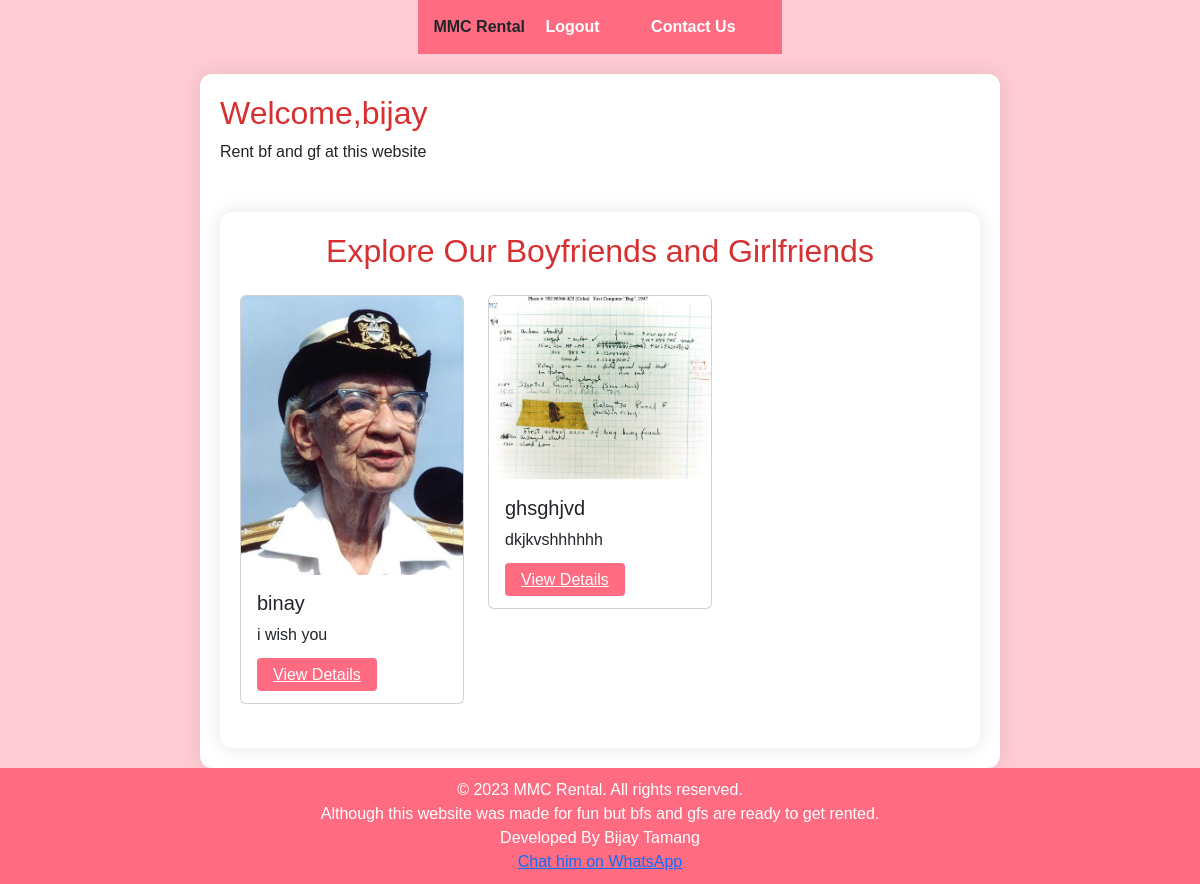
The app's page / (signed in) with its own data.
### mmc_rental/models.py (models this page shows, shortened)
class RentalBoyfriendAndGirlfriend(models.Model):
    GENDER_CHOICES = [
        ('M', 'Male'),
        ('F', 'Female'),
    ]
    id = models.AutoField(primary_key=True)
    name = models.CharField(max_length=100)
    gender = models.CharField(max_length=1, choices=GENDER_CHOICES)
    bio = models.TextField(blank=True)
    profile_pic = models.ImageField(upload_to='profile_pics/', blank=True, null=True)
    phone_number = models.CharField(max_length=15, blank=True, null=True)
    price = models.TextField(blank=True)

### mmc_rental/views.py (the view)
# urls.py: path('', views.index, name='index'),
@login_required(login_url='login')
def index(request):
    boyfriends = RentalBoyfriendAndGirlfriend.objects.all()
    return render(request, 'rentals/index.html', {'boyfriends': boyfriends})

### mmc_rental/templates/rentals/index.html
{% extends 'rentals/base.html' %}
{% block content %}
    <h2>Welcome,{{ user.username }}</h2>
    <p>Rent bf and gf at this website</p>
    <div class="container mt-5">
        <h2 class="text-center mb-4">Explore Our Boyfriends and Girlfriends</h2>
        <div class="row">
            {% for boyfriend in boyfriends %}
                <div class="col-lg-4 col-md-6 mb-4">
                    <div class="card">
                        <img src="{{ boyfriend.profile_pic.url }}" class="card-img-top profile-pic" alt="Profile Picture">
                        <div class="card-body">
                            <h5 class="card-title">{{ boyfriend.name }}</h5>
                            <p class="card-text">{{ boyfriend.bio }}</p>
                            <a href="{% url 'rental_detail' rental_id=boyfriend.id %}" class="btn-love">View Details</a>
                        </div>
                    </div>
                </div>
            {% endfor %}
        </div>
    </div>
{% endblock %}

### records on screen
RentalBoyfriendAndGirlfriend: profile_pic (picture), name "binay", bio "i wish you"
RentalBoyfriendAndGirlfriend: profile_pic (picture), name "ghsghjvd", bio "dkjkvshhhhhh"

### other values on screen
{{ user.username }} "bijay"
